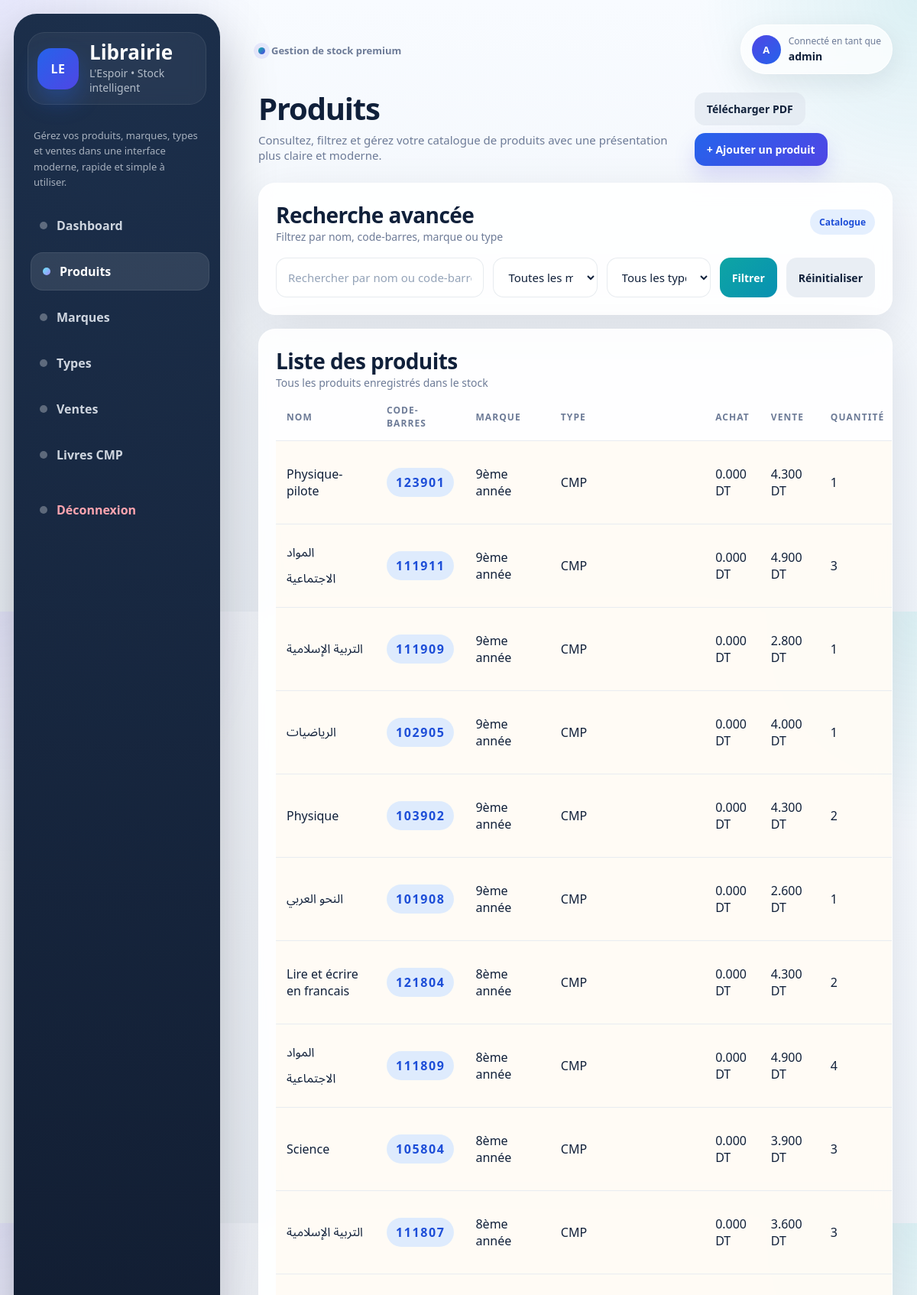
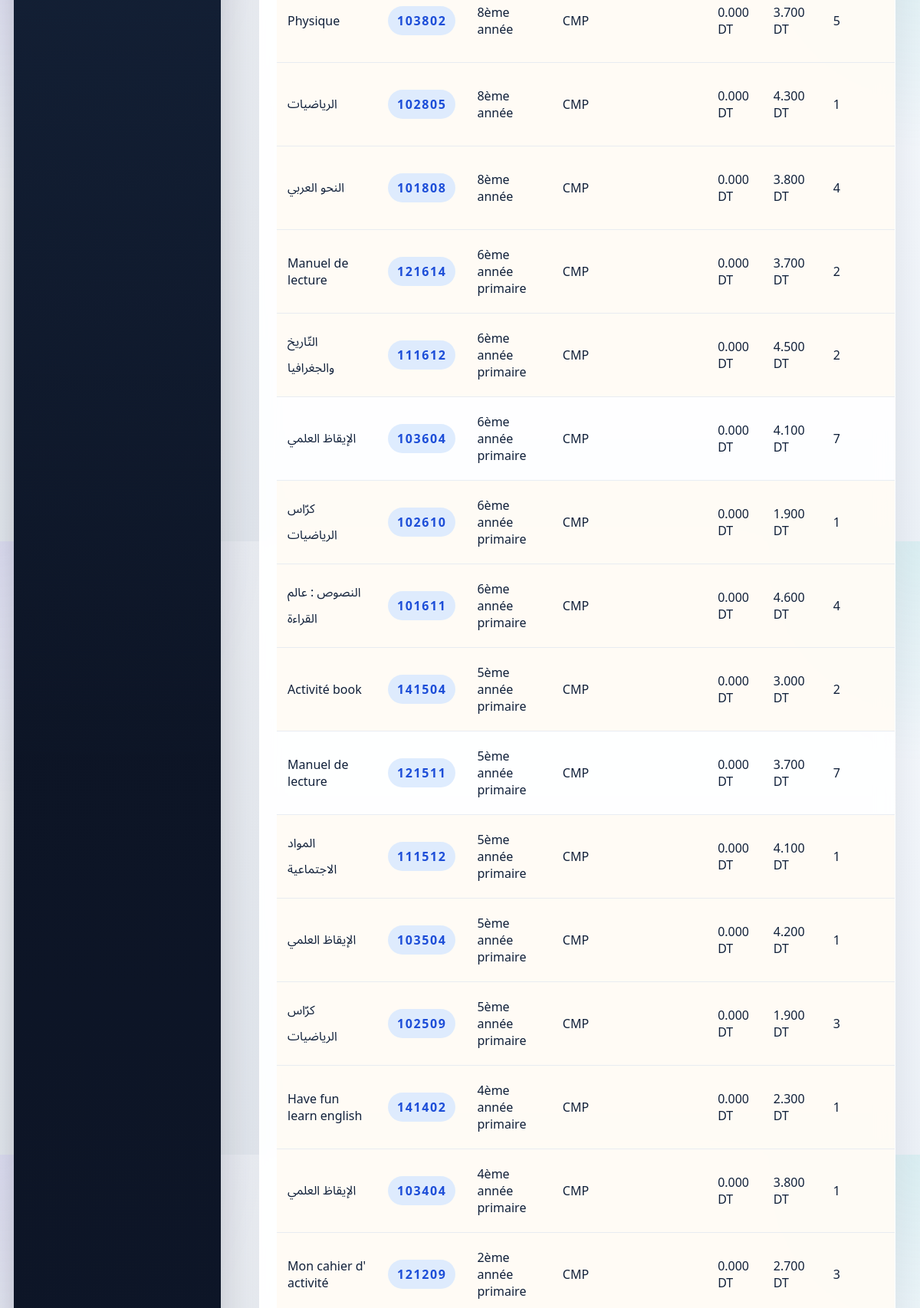
/products (signed in, upper part), run on the app's committed database (2 pictures, top to bottom).
### app.py (models this page shows)
class Product(db.Model):
    id = db.Column(db.Integer, primary_key=True)
    name = db.Column(db.String(180), nullable=False)
    barcode = db.Column(db.String(6), unique=True, nullable=False)
    brand_id = db.Column(db.Integer, db.ForeignKey('brand.id'), nullable=False)
    type_id = db.Column(db.Integer, db.ForeignKey('product_type.id'), nullable=False)
    purchase_price = db.Column(db.Float, nullable=False, default=0)
    sale_price = db.Column(db.Float, nullable=False, default=0)
    quantity = db.Column(db.Integer, nullable=False, default=0)
    min_quantity = db.Column(db.Integer, nullable=False, default=5)
    created_at = db.Column(db.DateTime, default=datetime.utcnow)
    updated_at = db.Column(db.DateTime, default=datetime.utcnow, onupdate=datetime.utcnow)

class Brand(db.Model):
    id = db.Column(db.Integer, primary_key=True)
    name = db.Column(db.String(120), unique=True, nullable=False)
    products = db.relationship('Product', backref='brand', lazy=True)

class ProductType(db.Model):
    id = db.Column(db.Integer, primary_key=True)
    name = db.Column(db.String(120), unique=True, nullable=False)
    products = db.relationship('Product', backref='product_type', lazy=True)

### app.py (the view, shortened to what this page needs)
@app.route('/products')
@login_required
def products():
    search = request.args.get('search', '').strip()
    type_id = request.args.get('type_id', '').strip()
    brand_id = request.args.get('brand_id', '').strip()
    query = Product.query
    if type_id:
        query = query.filter_by(type_id=int(type_id))
    if brand_id:
        query = query.filter_by(brand_id=int(brand_id))
    items = query.order_by(Product.created_at.desc()).all()
    brands = Brand.query.order_by(Brand.name.asc()).all()
    types = ProductType.query.order_by(ProductType.name.asc()).all()
    return render_template('products.html', products=items, brands=brands, types=types, search=search, selected_type=type_id, selected_brand=brand_id)

### app.py (called while the page is built)
def login_required(f):
    @wraps(f)
    def decorated_function(*args, **kwargs):
        if not session.get('admin_id'):
            flash('Veuillez vous connecter pour accéder à cette page.', 'warning')
            return redirect(url_for('login'))
        return f(*args, **kwargs)
    return decorated_function

@app.context_processor
def inject_now():
    return {'current_year': datetime.now().year}

### templates/products.html (shortened to what this page needs)
{% extends 'base.html' %}
{% block content %}
<div class="page-header">
    <div>
        <h1>Produits</h1>
        <p>Consultez, filtrez et gérez votre catalogue de produits avec une présentation plus claire et moderne.</p>
    </div>
    <div class="page-header-actions">
        <a href="{{ url_for('products_pdf', search=search, brand_id=selected_brand, type_id=selected_type) }}" class="btn light">Télécharger PDF</a>
        <a href="{{ url_for('add_product') }}" class="btn primary">+ Ajouter un produit</a>
    </div>
</div>
<section class="panel">
    <div class="panel-header">
        <div>
            <h2>Recherche avancée</h2>
            <div class="panel-subtitle">Filtrez par nom, code-barres, marque ou type</div>
        </div>
        <span class="badge info">Catalogue</span>
    </div>
    <form method="get" class="filters">
        <input type="text" name="search" placeholder="Rechercher par nom ou code-barres" value="{{ search }}">
        <select name="brand_id">
            <option value="">Toutes les marques</option>
        </select>
        <select name="type_id">
            <option value="">Tous les types</option>
        </select>
        <button class="btn secondary" type="submit">Filtrer</button>
        <a href="{{ url_for('products') }}" class="btn light">Réinitialiser</a>
    </form>
</section>
<section class="panel">
    <div class="panel-header">
        <div>
            <h2>Liste des produits</h2>
            <div class="panel-subtitle">Tous les produits enregistrés dans le stock</div>
        </div>
    </div>
    <table>
        <thead>
            <tr>
                <th>Nom</th>
                <th>Code-barres</th>
                <th>Marque</th>
                <th>Type</th>
                <th>Achat</th>
                <th>Vente</th>
                <th>Quantité</th>
            </tr>
        </thead>
        <tbody>
        {% for product in products %}
            <tr class="{% if product.quantity <= product.min_quantity %}low-stock{% endif %}">
                <td>{{ product.name }}</td>
                <td><span class="barcode">{{ product.barcode }}</span></td>
                <td>{{ product.brand.name }}</td>
                <td>{{ product.product_type.name }}</td>
                <td>{{ '%.3f'|format(product.purchase_price) }} DT</td>
                <td>{{ '%.3f'|format(product.sale_price) }} DT</td>
                <td>{{ product.quantity }}</td>
            </tr>
        {% else %}
            <tr><td colspan="10" class="empty">Aucun produit trouvé.</td></tr>
        {% endfor %}
        </tbody>
    </table>
</section>
{% endblock %}

### static/style.css (style rules this page uses)
:root { --bg: #0b1020; --bg-soft: #11172b; --page: #f4f7fb; --panel: rgba(255, 255, 255, 0.88); --panel-strong: #ffffff; --text: #10203a; --muted: #6d7b97; --line: rgba(148, 163, 184, 0.20); --primary: #4f46e5; --primary-2: #2563eb; --secondary: #0ea5a4; --success: #059669; --danger: #dc2626; --warning: #ea580c; --warning-bg: rgba(255, 237, 213, 0.72); --danger-bg: rgba(254, 226, 226, 0.72); --success-bg: rgba(220, 252, 231, 0.75); --info-bg: rgba(219, 234, 254, 0.75); --shadow: 0 20px 60px rgba(15, 23, 42, 0.10); --shadow-soft: 0 10px 35px rgba(15, 23, 42, 0.08); --radius-xl: 28px; --radius-lg: 22px; --radius-md: 16px; --radius-sm: 12px; }
* { box-sizing: border-box; }
html { scroll-behavior: smooth; }
body { margin: 0; color: var(--text); font-family: Inter, ui-sans-serif, system-ui, -apple-system, BlinkMacSystemFont, "Segoe UI", sans-serif; background: radial-gradient(circle at top left, rgba(79, 70, 229, 0.10), transparent 24%), radial-gradient(circle at top right, rgba(14, 165, 164, 0.12), transparent 20%), linear-gradient(180deg, #f8fbff 0%, #eef3f9 100%); }
a { color: inherit; }
.page-header { display: flex; justify-content: space-between; align-items: flex-start; gap: 18px; margin-bottom: 22px; }
.page-header h1 { margin: 0; font-size: 40px; line-height: 1.05; letter-spacing: -0.03em; }
.page-header p { margin: 10px 0 0; color: var(--muted); font-size: 15px; }
.page-header-actions { display: flex; flex-wrap: wrap; gap: 10px; }
.hero-card, .card, .panel, .soft-panel { position: relative; overflow: hidden; background: var(--panel); border: 1px solid rgba(255,255,255,0.82); box-shadow: var(--shadow); backdrop-filter: blur(12px); }
.hero-card, .card, .panel, .soft-panel { border-radius: var(--radius-lg); }
.panel, .form-panel { padding: 22px; margin-bottom: 18px; }
.panel-header { display: flex; justify-content: space-between; align-items: center; gap: 12px; margin-bottom: 18px; }
.panel-header h2, .panel h2 { margin: 0; font-size: 28px; letter-spacing: -0.02em; }
.panel-subtitle { color: var(--muted); font-size: 14px; }
input, select { width: 100%; padding: 14px 15px; border: 1px solid rgba(148,163,184,0.22); border-radius: 14px; background: rgba(255,255,255,0.92); font-size: 15px; color: var(--text); transition: border-color 0.18s ease, box-shadow 0.18s ease, transform 0.18s ease; }
input::placeholder { color: #94a3b8; }
.btn { display: inline-flex; align-items: center; justify-content: center; gap: 8px; border: none; border-radius: 14px; padding: 12px 16px; text-decoration: none; color: white; cursor: pointer; font-weight: 700; font-size: 14px; transition: transform 0.18s ease, box-shadow 0.18s ease, opacity 0.18s ease; }
.btn.primary { background: linear-gradient(135deg, var(--primary-2), var(--primary)); box-shadow: 0 14px 28px rgba(79, 70, 229, 0.18); }
.btn.secondary { background: linear-gradient(135deg, #0ea5a4, #0891b2); }
.btn.light { background: rgba(226,232,240,0.75); color: var(--text); }
.filters { display: grid; grid-template-columns: 2fr 1fr 1fr auto auto; gap: 12px; }
table { width: 100%; border-collapse: separate; border-spacing: 0; overflow: hidden; }
thead th { text-align: left; font-size: 12px; text-transform: uppercase; letter-spacing: 0.09em; color: var(--muted); padding: 0 14px 14px; border-bottom: 1px solid var(--line); }
tbody td { padding: 15px 14px; border-bottom: 1px solid rgba(226, 232, 240, 0.78); vertical-align: middle; }
tbody tr.low-stock { background: rgba(255, 247, 237, 0.55); }
.barcode { display: inline-flex; align-items: center; justify-content: center; min-width: 82px; padding: 8px 12px; border-radius: 999px; font-weight: 800; letter-spacing: 0.10em; color: #1d4ed8; background: rgba(219, 234, 254, 0.90); }
.badge { display: inline-flex; align-items: center; gap: 8px; padding: 8px 12px; border-radius: 999px; font-size: 12px; font-weight: 700; }
.badge.info { color: #1d4ed8; background: var(--info-bg); }
body, input, select, textarea, button, table, td, th { font-family: "Segoe UI", Tahoma, Arial, "Noto Sans Arabic", "Noto Naskh Arabic", sans-serif; }
input, textarea, select { unicode-bidi: plaintext; }

### data on the page
Product: name "Physique-pilote", barcode "123901", brand.name "9ème année", product_type.name "CMP", purchase_price "0.000", sale_price "4.300", quantity "1"
Product: name "المواد الاجتماعية", barcode "111911", brand.name "9ème année", product_type.name "CMP", purchase_price "0.000", sale_price "4.900", quantity "3"
Product: name "التربية الإسلامية", barcode "111909", brand.name "9ème année", product_type.name "CMP", purchase_price "0.000", sale_price "2.800", quantity "1"
Product: name "الرياضيات", barcode "102905", brand.name "9ème année", product_type.name "CMP", purchase_price "0.000", sale_price "4.000", quantity "1"
Product: name "Physique", barcode "103902", brand.name "9ème année", product_type.name "CMP", purchase_price "0.000", sale_price "4.300", quantity "2"
Product: name "النحو العربي", barcode "101908", brand.name "9ème année", product_type.name "CMP", purchase_price "0.000", sale_price "2.600", quantity "1"
Product: name "Lire et écrire en francais", barcode "121804", brand.name "8ème année", product_type.name "CMP", purchase_price "0.000", sale_price "4.300", quantity "2"
Product: name "المواد الاجتماعية", barcode "111809", brand.name "8ème année", product_type.name "CMP", purchase_price "0.000", sale_price "4.900", quantity "4"
Product: name "Science", barcode "105804", brand.name "8ème année", product_type.name "CMP", purchase_price "0.000", sale_price "3.900", quantity "3"
Product: name "التربية الإسلامية", barcode "111807", brand.name "8ème année", product_type.name "CMP", purchase_price "0.000", sale_price "3.600", quantity "3"
Product: name "Physique", barcode "103802", brand.name "8ème année", product_type.name "CMP", purchase_price "0.000", sale_price "3.700", quantity "5"
Product: name "الرياضيات", barcode "102805", brand.name "8ème année", product_type.name "CMP", purchase_price "0.000", sale_price "4.300", quantity "1"
Product: name "النحو العربي", barcode "101808", brand.name "8ème année", product_type.name "CMP", purchase_price "0.000", sale_price "3.800", quantity "4"
Product: name "Manuel de lecture", barcode "121614", brand.name "6ème année primaire", product_type.name "CMP", purchase_price "0.000", sale_price "3.700", quantity "2"
Product: name "التّاريخ والجغرافيا", barcode "111612", brand.name "6ème année primaire", product_type.name "CMP", purchase_price "0.000", sale_price "4.500", quantity "2"
Product: name "الإيقاظ العلمي", barcode "103604", brand.name "6ème année primaire", product_type.name "CMP", purchase_price "0.000", sale_price "4.100", quantity "7"
Product: name "كرّاس الرياضيات", barcode "102610", brand.name "6ème année primaire", product_type.name "CMP", purchase_price "0.000", sale_price "1.900", quantity "1"
Product: name "النصوص : عالم القراءة", barcode "101611", brand.name "6ème année primaire", product_type.name "CMP", purchase_price "0.000", sale_price "4.600", quantity "4"
Product: name "Activité book", barcode "141504", brand.name "5ème année primaire", product_type.name "CMP", purchase_price "0.000", sale_price "3.000", quantity "2"
Product: name "Manuel de lecture", barcode "121511", brand.name "5ème année primaire", product_type.name "CMP", purchase_price "0.000", sale_price "3.700", quantity "7"
Product: name "المواد الاجتماعية", barcode "111512", brand.name "5ème année primaire", product_type.name "CMP", purchase_price "0.000", sale_price "4.100", quantity "1"
Product: name "الإيقاظ العلمي", barcode "103504", brand.name "5ème année primaire", product_type.name "CMP", purchase_price "0.000", sale_price "4.200", quantity "1"
Product: name "كرّاس الرياضيات", barcode "102509", brand.name "5ème année primaire", product_type.name "CMP", purchase_price "0.000", sale_price "1.900", quantity "3"
Product: name "Have fun learn english", barcode "141402", brand.name "4ème année primaire", product_type.name "CMP", purchase_price "0.000", sale_price "2.300", quantity "1"
Product: name "الإيقاظ العلمي", barcode "103404", brand.name "4ème année primaire", product_type.name "CMP", purchase_price "0.000", sale_price "3.800", quantity "1"
Product: name "Mon cahier d' activité", barcode "121209", brand.name "2ème année primaire", product_type.name "CMP", purchase_price "0.000", sale_price "2.700", quantity "3"

### other printed values
{{ session.get('username', 'A')[:1] }} "A"
{{ session.get('username', 'admin') }} "admin"
